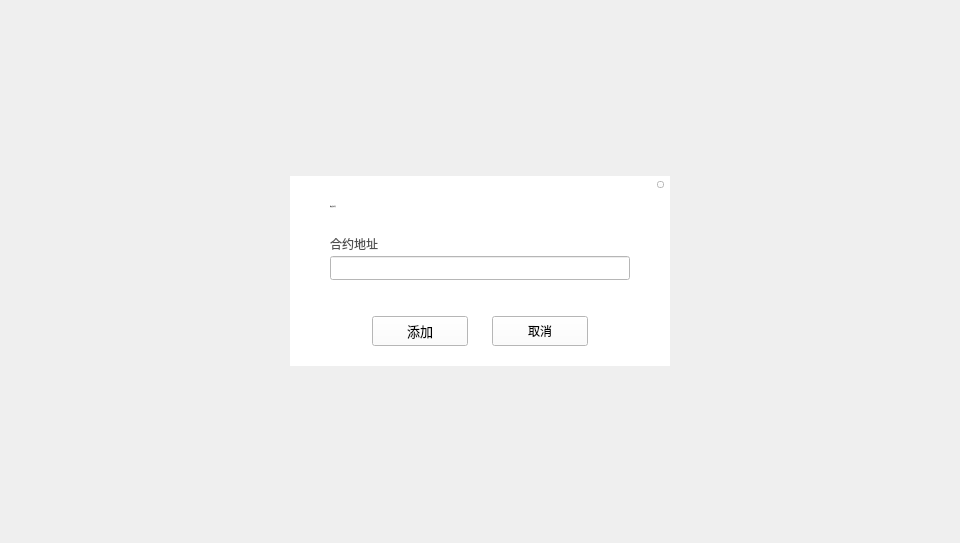
<?xml version="1.0" encoding="UTF-8"?>
<ui version="4.0">
 <class>AddTokenDialog</class>
 <widget class="QDialog" name="AddTokenDialog">
  <property name="geometry">
   <rect>
    <x>0</x>
    <y>0</y>
    <width>960</width>
    <height>543</height>
   </rect>
  </property>
  <property name="windowTitle">
   <string>Dialog</string>
  </property>
  <widget class="QWidget" name="widget" native="true">
   <property name="geometry">
    <rect>
     <x>0</x>
     <y>0</y>
     <width>960</width>
     <height>543</height>
    </rect>
   </property>
   <property name="font">
    <font>
     <family>Microsoft YaHei UI Light</family>
     <weight>75</weight>
     <bold>true</bold>
    </font>
   </property>
   <widget class="QWidget" name="containerWidget" native="true">
    <property name="geometry">
     <rect>
      <x>290</x>
      <y>176</y>
      <width>380</width>
      <height>190</height>
     </rect>
    </property>
    <property name="font">
     <font>
      <family>微软雅黑</family>
      <weight>50</weight>
      <bold>false</bold>
     </font>
    </property>
    <property name="styleSheet">
     <string notr="true">background-color: rgb(255, 255, 255);</string>
    </property>
    <widget class="QLabel" name="label">
     <property name="geometry">
      <rect>
       <x>40</x>
       <y>20</y>
       <width>200</width>
       <height>21</height>
      </rect>
     </property>
     <property name="font">
      <font>
       <family>微软雅黑</family>
       <pointsize>-1</pointsize>
       <weight>50</weight>
       <italic>false</italic>
       <bold>false</bold>
      </font>
     </property>
     <property name="styleSheet">
      <string notr="true">QLabel{font:  14px &quot;微软雅黑&quot;;color: rgb(51, 51, 51);}

</string>
     </property>
     <property name="text">
      <string>添加合约代币</string>
     </property>
     <property name="alignment">
      <set>Qt::AlignLeading|Qt::AlignLeft|Qt::AlignVCenter</set>
     </property>
    </widget>
    <widget class="QToolButton" name="closeBtn">
     <property name="geometry">
      <rect>
       <x>367</x>
       <y>5</y>
       <width>7</width>
       <height>7</height>
      </rect>
     </property>
     <property name="cursor">
      <cursorShape>PointingHandCursor</cursorShape>
     </property>
     <property name="focusPolicy">
      <enum>Qt::NoFocus</enum>
     </property>
     <property name="styleSheet">
      <string notr="true"/>
     </property>
     <property name="text">
      <string/>
     </property>
    </widget>
    <widget class="QLabel" name="label_2">
     <property name="geometry">
      <rect>
       <x>40</x>
       <y>60</y>
       <width>100</width>
       <height>16</height>
      </rect>
     </property>
     <property name="styleSheet">
      <string notr="true">QLabel{font: 11px &quot;微软雅黑&quot;;color:rgb(80,80,80);}
</string>
     </property>
     <property name="text">
      <string>合约地址</string>
     </property>
    </widget>
    <widget class="QLineEdit" name="contractAddressLineEdit">
     <property name="geometry">
      <rect>
       <x>40</x>
       <y>80</y>
       <width>300</width>
       <height>24</height>
      </rect>
     </property>
    </widget>
    <widget class="QToolButton" name="okBtn">
     <property name="geometry">
      <rect>
       <x>82</x>
       <y>140</y>
       <width>96</width>
       <height>30</height>
      </rect>
     </property>
     <property name="font">
      <font>
       <family>微软雅黑</family>
       <pointsize>10</pointsize>
       <weight>50</weight>
       <italic>false</italic>
       <bold>false</bold>
      </font>
     </property>
     <property name="cursor">
      <cursorShape>PointingHandCursor</cursorShape>
     </property>
     <property name="focusPolicy">
      <enum>Qt::NoFocus</enum>
     </property>
     <property name="styleSheet">
      <string notr="true"/>
     </property>
     <property name="text">
      <string>添加</string>
     </property>
    </widget>
    <widget class="QToolButton" name="cancelBtn">
     <property name="geometry">
      <rect>
       <x>202</x>
       <y>140</y>
       <width>96</width>
       <height>30</height>
      </rect>
     </property>
     <property name="cursor">
      <cursorShape>PointingHandCursor</cursorShape>
     </property>
     <property name="styleSheet">
      <string notr="true"/>
     </property>
     <property name="text">
      <string>取消</string>
     </property>
    </widget>
    <widget class="QLabel" name="tipLabel">
     <property name="geometry">
      <rect>
       <x>45</x>
       <y>110</y>
       <width>261</width>
       <height>16</height>
      </rect>
     </property>
     <property name="styleSheet">
      <string notr="true">QLabel{font: 11px &quot;微软雅黑&quot;;color: rgb(255,0,0);}
</string>
     </property>
     <property name="text">
      <string/>
     </property>
    </widget>
   </widget>
  </widget>
 </widget>
 <resources/>
 <connections/>
</ui>
